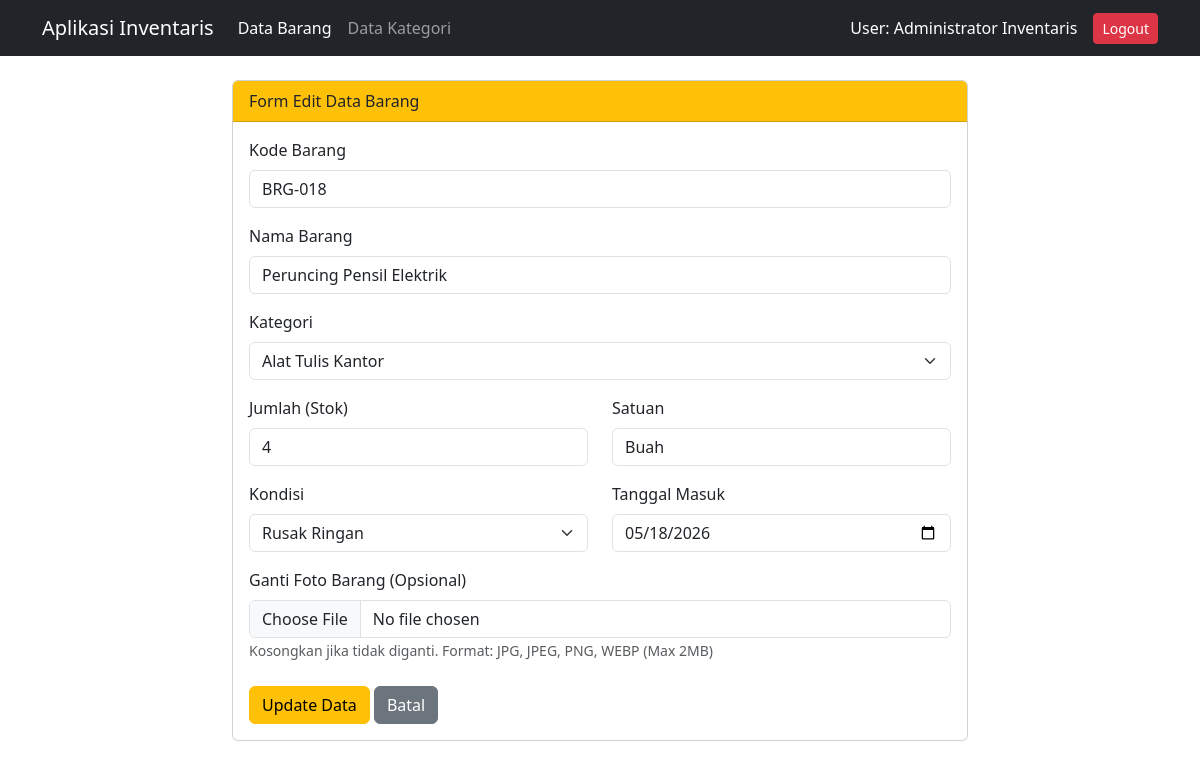
/barang_edit.php?id=18 (signed in), run on the app's committed database.
### tables this page shows
CREATE TABLE IF NOT EXISTS `barang` (
  `id_barang` INT AUTO_INCREMENT PRIMARY KEY,
  `kode_barang` VARCHAR(30) NOT NULL UNIQUE,
  `nama_barang` VARCHAR(150) NOT NULL,
  `id_kategori` INT NOT NULL,
  `jumlah` INT NOT NULL DEFAULT 0,
  `satuan` VARCHAR(30) NOT NULL,
  `kondisi` ENUM('Baik', 'Rusak Ringan', 'Rusak Berat') NOT NULL DEFAULT 'Baik',
  `foto` VARCHAR(255) DEFAULT NULL,
  `tanggal_masuk` DATE NOT NULL,
  FOREIGN KEY (`id_kategori`) REFERENCES `kategori`(`id_kategori`) ON DELETE CASCADE ON UPDATE CASCADE
);

CREATE TABLE IF NOT EXISTS `kategori` (
  `id_kategori` INT AUTO_INCREMENT PRIMARY KEY,
  `nama_kategori` VARCHAR(100) NOT NULL,
  `keterangan` VARCHAR(255) DEFAULT NULL
);

### config/koneksi.php (called while the page is built, shortened)
<?php
function e($string) {
    return htmlspecialchars($string ?? '', ENT_QUOTES, 'UTF-8');
}
?>

### barang_edit.php (the view, shortened to what this page needs)
<?php
require_once 'config/koneksi.php';
$id_barang = isset($_GET['id']) ? intval($_GET['id']) : 0;
$query_get = "SELECT * FROM barang WHERE id_barang = ?";
$stmt_get = mysqli_prepare($koneksi, $query_get);
mysqli_stmt_bind_param($stmt_get, "i", $id_barang);
mysqli_stmt_execute($stmt_get);
$result_get = mysqli_stmt_get_result($stmt_get);
$data = mysqli_fetch_assoc($result_get);
$result_kategori = mysqli_query($koneksi, "SELECT * FROM kategori ORDER BY nama_kategori ASC");
?>
<!DOCTYPE html>
<html lang="id">
<head>
    <link href="https://cdn.jsdelivr.net/npm/bootstrap@5.3.0/dist/css/bootstrap.min.css" rel="stylesheet">
</head>
<body>
<nav class="navbar navbar-expand-lg navbar-dark bg-dark">
  <div class="container">
    <a class="navbar-brand" href="index.php">Aplikasi Inventaris</a>
    <div class="collapse navbar-collapse">
      <ul class="navbar-nav me-auto">
        <li class="nav-item"><a class="nav-link active" href="index.php">Data Barang</a></li>
        <li class="nav-item"><a class="nav-link" href="kategori.php">Data Kategori</a></li>
      </ul>
      <span class="text-white me-3">User: <?= e($_SESSION['nama_lengkap']); ?></span>
      <a href="logout.php" class="btn btn-danger btn-sm">Logout</a>
    </div>
  </div>
</nav>
<div class="container my-4">
    <div class="row justify-content-center">
        <div class="col-md-8">
            <div class="card">
                <div class="card-header bg-warning text-dark font-semibold">Form Edit Data Barang</div>
                <div class="card-body">
                    <form action="barang_edit.php?id=<?= $id_barang; ?>" method="POST" enctype="multipart/form-data">
                        <div class="mb-3">
                            <label class="form-label">Kode Barang</label>
                            <input type="text" name="kode_barang" class="form-control" value="<?= e($data['kode_barang']); ?>" required>
                        </div>
                        <div class="mb-3">
                            <label class="form-label">Nama Barang</label>
                            <input type="text" name="nama_barang" class="form-control" value="<?= e($data['nama_barang']); ?>" required>
                        </div>
                        <div class="mb-3">
                            <label class="form-label">Kategori</label>
                            <select name="id_kategori" class="form-select" required>
                                <?php while ($kat = mysqli_fetch_assoc($result_kategori)): ?>
                                    <option value="<?= $kat['id_kategori']; ?>" <?= ($data['id_kategori'] == $kat['id_kategori']) ? 'selected' : ''; ?>>
                                        <?= e($kat['nama_kategori']); ?>
                                    </option>
                                <?php endwhile; ?>
                            </select>
                        </div>
                        <div class="row mb-3">
                            <div class="col-md-6">
                                <label class="form-label">Jumlah (Stok)</label>
                                <input type="number" name="jumlah" class="form-control" min="0" value="<?= e($data['jumlah']); ?>" required>
                            </div>
                            <div class="col-md-6">
                                <label class="form-label">Satuan</label>
                                <input type="text" name="satuan" class="form-control" value="<?= e($data['satuan']); ?>" required>
                            </div>
                        </div>
                        <div class="row mb-3">
                            <div class="col-md-6">
                                <label class="form-label">Kondisi</label>
                                <select name="kondisi" class="form-select" required>
                                    <option value="Rusak Ringan" <?= ($data['kondisi'] === 'Rusak Ringan') ? 'selected' : ''; ?>>Rusak Ringan</option>
                                </select>
                            </div>
                            <div class="col-md-6">
                                <label class="form-label">Tanggal Masuk</label>
                                <input type="date" name="tanggal_masuk" class="form-control" value="<?= e($data['tanggal_masuk']); ?>" required>
                            </div>
                        </div>
                        <div class="mb-3">
                            <label class="form-label">Ganti Foto Barang (Opsional)</label>
                            <input type="file" name="foto" class="form-control" accept="image/png, image/jpeg, image/jpg, image/webp">
                            <small class="text-muted">Kosongkan jika tidak diganti. Format: JPG, JPEG, PNG, WEBP (Max 2MB)</small>
                        </div>
                        <div class="mt-4">
                            <button type="submit" name="update" class="btn btn-warning">Update Data</button>
                            <a href="index.php" class="btn btn-secondary">Batal</a>
                        </div>
                    </form>
                </div>
            </div>
        </div>
    </div>
</div>
</body>
</html>

### data on the page
barang: kode_barang "BRG-018", nama_barang "Peruncing Pensil Elektrik", id_kategori "Alat Tulis Kantor", jumlah "4", satuan "Buah", kondisi "Rusak Ringan", tanggal_masuk "05/18/2026"

### other printed values
$_SESSION['nama_lengkap'] "Administrator Inventaris"
